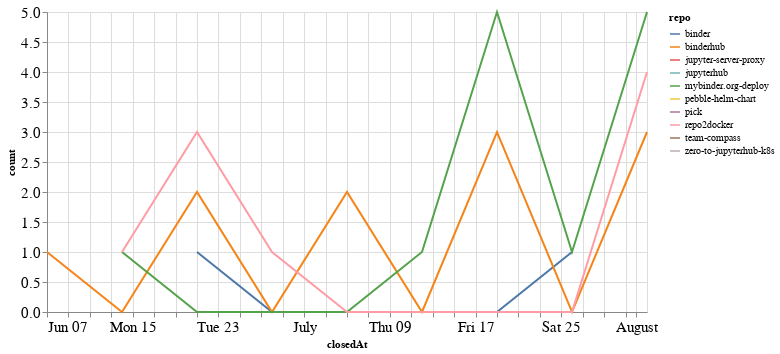

Source (notebook cell):
### Code cell
closed_by_time = closed_by.groupby('repo').resample('W', on='closedAt').count()['author'].reset_index()
closed_by_time = closed_by_time.rename(columns={'author': 'count'})

alt.Chart(closed_by_time, width=600).mark_line().encode(
    x='closedAt',
    y='count',
    color='repo',
    tooltip="repo"
)

### Figure 1 — Vega-Lite specification as saved in the notebook (floating-point values rounded to 4 significant figures)
{"config": {"axisLeft": {"labelFontSize": 15}, "axisBottom": {"labelFontSize": 15}}, "data": {"name": "data-f11b70646abb4d270b2d74d2fd7c99b8"}, "mark": "line", "encoding": {"color": {"type": "nominal", "field": "repo"}, "tooltip": {"type": "nominal", "field": "repo"}, "x": {"type": "temporal", "field": "closedAt"}, "y": {"type": "quantitative", "field": "count"}}, "width": 600, "$schema": "https://vega.github.io/schema/vega-lite/v4.8.1.json", "datasets": {"data-f11b70646abb4d270b2d74d2fd7c99b8": [{"repo": "binder", "closedAt": "2020-06-21T00:00:00", "count": 1}, {"repo": "binder", "closedAt": "2020-06-28T00:00:00", "count": 0}, {"repo": "binder", "closedAt": "2020-07-05T00:00:00", "count": 0}, {"repo": "binder", "closedAt": "2020-07-12T00:00:00", "count": 0}, {"repo": "binder", "closedAt": "2020-07-19T00:00:00", "count": 0}, {"repo": "binder", "closedAt": "2020-07-26T00:00:00", "count": 1}, {"repo": "binderhub", "closedAt": "2020-06-07T00:00:00", "count": 1}, {"repo": "binderhub", "closedAt": "2020-06-14T00:00:00", "count": 0}, {"repo": "binderhub", "closedAt": "2020-06-21T00:00:00", "count": 2}, {"repo": "binderhub", "closedAt": "2020-06-28T00:00:00", "count": 0}, {"repo": "binderhub", "closedAt": "2020-07-05T00:00:00", "count": 2}, {"repo": "binderhub", "closedAt": "2020-07-12T00:00:00", "count": 0}, {"repo": "binderhub", "closedAt": "2020-07-19T00:00:00", "count": 3}, {"repo": "binderhub", "closedAt": "2020-07-26T00:00:00", "count": 0}, {"repo": "binderhub", "closedAt": "2020-08-02T00:00:00", "count": 3}, {"repo": "jupyter-server-proxy", "closedAt": "2020-06-14T00:00:00", "count": 1}, {"repo": "jupyterhub", "closedAt": "2020-06-07T00:00:00", "count": 1}, {"repo": "mybinder.org-deploy", "closedAt": "2020-06-14T00:00:00", "count": 1}, {"repo": "mybinder.org-deploy", "closedAt": "2020-06-21T00:00:00", "count": 0}, {"repo": "mybinder.org-deploy", "closedAt": "2020-06-28T00:00:00", "count": 0}, {"repo": "mybinder.org-deploy", "closedAt": "2020-07-05T00:00:00", "count": 0}, {"repo": "mybinder.org-deploy", "closedAt": "2020-07-12T00:00:00", "count": 1}, {"repo": "mybinder.org-deploy", "closedAt": "2020-07-19T00:00:00", "count": 5}, {"repo": "mybinder.org-deploy", "closedAt": "2020-07-26T00:00:00", "count": 1}, {"repo": "mybinder.org-deploy", "closedAt": "2020-08-02T00:00:00", "count": 5}, {"repo": "pebble-helm-chart", "closedAt": "2020-06-07T00:00:00", "count": 1}, {"repo": "pick", "closedAt": "2020-06-14T00:00:00", "count": 1}, {"repo": "repo2docker", "closedAt": "2020-06-14T00:00:00", "count": 1}, {"repo": "repo2docker", "closedAt": "2020-06-21T00:00:00", "count": 3}, {"repo": "repo2docker", "closedAt": "2020-06-28T00:00:00", "count": 1}, {"repo": "repo2docker", "closedAt": "2020-07-05T00:00:00", "count": 0}, {"repo": "repo2docker", "closedAt": "2020-07-12T00:00:00", "count": 0}, {"repo": "repo2docker", "closedAt": "2020-07-19T00:00:00", "count": 0}, {"repo": "repo2docker", "closedAt": "2020-07-26T00:00:00", "count": 0}, {"repo": "repo2docker", "closedAt": "2020-08-02T00:00:00", "count": 4}, {"repo": "team-compass", "closedAt": "2020-06-28T00:00:00", "count": 1}, {"repo": "zero-to-jupyterhub-k8s", "closedAt": "2020-07-26T00:00:00", "count": 1}]}}
